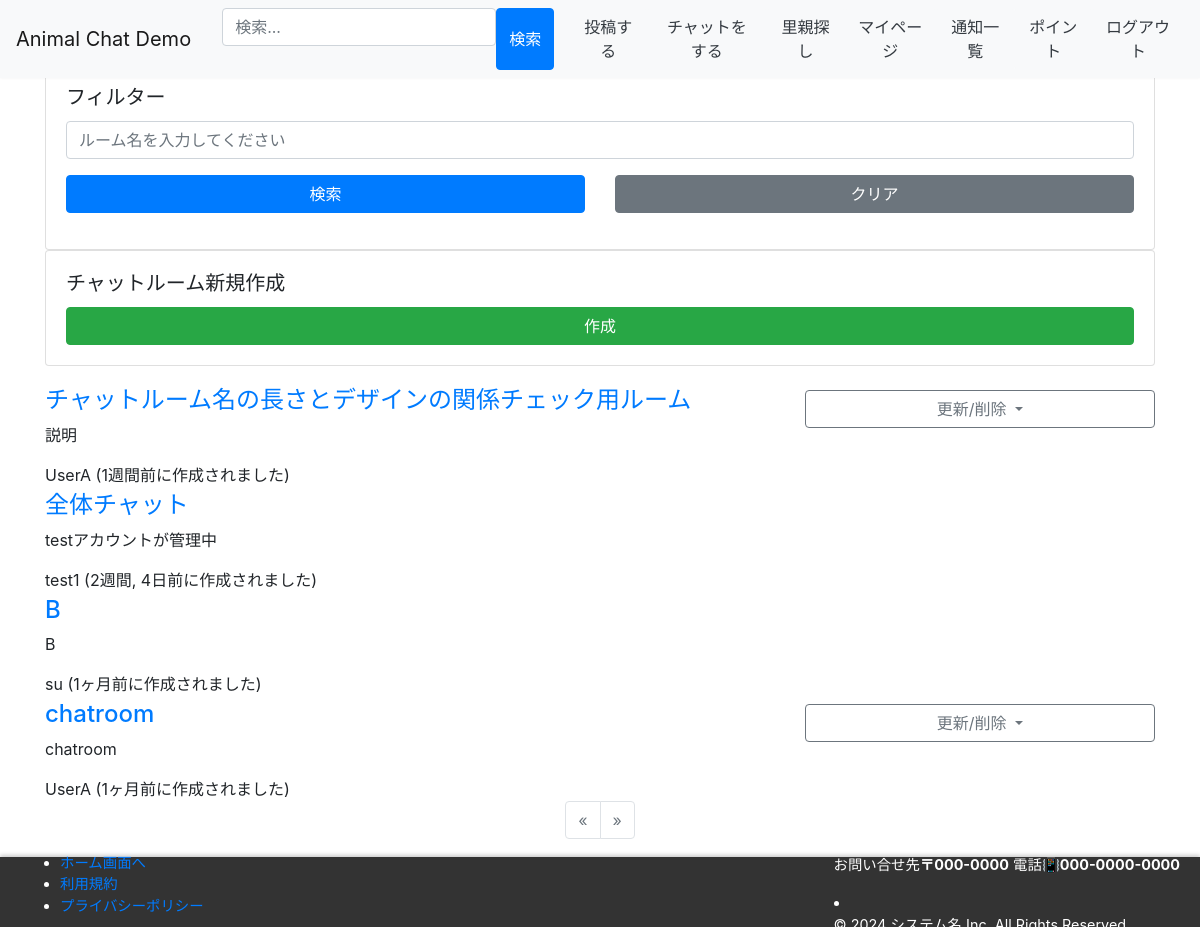
The app's page /chat/ (signed in) with its own data.
### chat/models.py (models this page shows, shortened)
class Room(models.Model):
    host = models.ForeignKey(User, on_delete=models.CASCADE)
    name = models.CharField(gettext_lazy('ルーム名'), max_length=64)
    description = models.TextField(gettext_lazy('説明文'), max_length=128)
    participants = models.ManyToManyField(User, related_name='rooms', verbose_name=gettext_lazy('参加者を選択'), blank=True)
    created_at = models.DateTimeField(gettext_lazy('Created time'), default=timezone.now)
    objects = RoomQueryset.as_manager()

### accounts/models.py (models this page shows)
class User(AbstractBaseUser, PermissionsMixin):
    screen_name = models.CharField(
        gettext_lazy('アカウント名'),
        max_length=128,
        default='',
        blank=True,
        help_text=gettext_lazy('128文字以内で入力してください'),
    )
    email = models.EmailField(gettext_lazy('メールアドレス'), unique=True)
    is_staff = models.BooleanField(
        gettext_lazy('staff status'),
        default=False,
        help_text=gettext_lazy('Designates whether the user can log into this admin site.'),
    )
    is_active = models.BooleanField(
        gettext_lazy('active'),
        default=True,
        help_text=gettext_lazy(
            'Designates whether this user should be treated as active. Unselect this instead of deleting accounts.'
        ),
    )
    date_joined = models.DateTimeField(gettext_lazy('date joined'), default=timezone.now)
    objects = CustomUserManager()
    points = models.IntegerField(
        default=0,
        blank=True,
        null=True,
    )
    pt_give = models.IntegerField(
        default=0,
        blank=True,
        null=True,
    )
    icon = models.ImageField(
        upload_to='icon/post',
        verbose_name='画像',
        null=True,
        blank=True
    )
    USERNAME_FIELD = 'email'
    REQUIRED_FIELDS = []
    class Meta:
        verbose_name = gettext_lazy('user')
        verbose_name_plural = gettext_lazy('users')
    def __str__(self):
        return self.__unicode__()
    def __unicode__(self):
        return self.screen_name or self.email

### chat/views.py (the view)
# urls.py: path('', views.Index.as_view(), name='index'),
class Index(LoginRequiredMixin, ListView):
    model = models.Room
    template_name = 'chat/index.html'
    context_object_name = 'rooms'
    pagenate_by = 10
    def get_queryset(self):
        queryset = super().get_queryset()
        form = forms.SearchForm(self.request.GET or None)
        keywords = form.get_keywords()
        return queryset.filtering(user=self.request.user, keywords=keywords)
    def get_context_data(self, **kwargs):
        context = super().get_context_data(**kwargs)
        context['search_form'] = forms.SearchForm(self.request.GET or None)
        return context

### chat/forms.py
class SearchForm(forms.Form):
    keywords = forms.CharField(
        label=gettext_lazy('keywords (split space)'),
        required=False,
        widget=forms.TextInput(attrs={
            'placeholder': gettext_lazy('ルーム名を入力してください'),
            'class': 'form-control',
        }),
    )
    def get_keywords(self):
        init_keywords = ''
        keywords = init_keywords
        if self.is_valid():
            keywords = self.cleaned_data.get('keywords', init_keywords)
        return keywords

### chat/models.py (called while the page is built)
    def _related_user(self, user=None):
        try:
            queryset = self.filter(models.Q(host=user) | models.Q(participants__in=[user.pk]))
        except:
            queryset = self
        return queryset

    def filtering(self, user=None, keywords='', order='-created_at'):
        words = keywords.split()
        queryset = self._related_user(user=user)
        if words:
            condition = reduce(operator.or_, (models.Q(name__icontains=word) for word in words))
            queryset = queryset.filter(condition)
        return queryset.order_by(order).distinct()

### templates/chat/index.html (shortened to what this page needs)
{% extends 'base.html' %}
{% load humanize %}
{% block content %}
<div class="row justify-content-center">
    <div class="col-12">
        <div class="card">
            <div class="card-body">
                <h5 class="card-title">フィルター</h5>
                <form action="", method="GET">
                    <div class="form-group row">
                        <div class="col-12">
                            {{ search_form.keywords }}
                        </div>
                    </div>
                    <div class="form-group row">
                        <div class="col-12 col-sm-12 col-md-12 col-lg-6 col-xl-6">
                            <button type="submit" class="btn btn-primary btn-block">検索</button>
                        </div>
                        <div class="col-12 col-sm-12 col-md-12 col-lg-6 col-xl-6">
                            <a href="{% url 'chat:index' %}" class="btn btn-secondary btn-block">クリア</a>
                        </div>
                    </div>
                </form>
            </div>
        </div>
    </div>
</div>
<div class="row justify-content-center">
    <div class="col-12">
        <div class="card">
            <div class="card-body">
                <h5 class="card-title">チャットルーム新規作成</h5>
                <div class="row">
                    <div class="col-12">
                        <a href="{% url 'chat:create_room' %}" class="btn btn-success btn-block">作成</a>
                    </div>
                </div>
            </div>
        </div>
    </div>
</div>
<div class="row justify-content-center mt-3">
    <div class="col-12">
        <section>
        {% for room in rooms %}
            <article>
                <div class="row">
                    <div class="col-8">
                        <h4 class="h4 mt-1"><a href="{% url 'chat:enter_room' room.pk %}">{{ room.name }}</a></h4>
                        <p>{{ room.description }}</p>
                        <div>
                            <span>{{ room.host|stringformat:"s" }}</span>
                            <time datetime="{{ room.created_at|date:'Y-m-d' }}">({{ room.created_at|naturaltime }}に作成されました)</time>
                        </div>
                    </div>
                    <div class="col-4">
                    {% if room.host.pk == user.pk %}
                        <div class="dropdown mt-2">
                            <a class="btn btn-outline-secondary btn-block dropdown-toggle" href="#" role="button"
                                id="dropdownMenuLink{{ forloop.counter }}" data-toggle="dropdown" aria-haspopup="true" aria-expanded="false">
                                更新/削除
                            </a>
                        </div>
                    {% endif %}
                    </div>
                </div>
            </article>
        {% empty %}
            <article>
                <p>No rooms exists.</p>
            </article>
        {% endfor %}
        </section>
    </div>
</div>
{% if rooms %}
<div class="row justify-content-center">
    <div class="col-12">
{% include "pagination.html" %}
    </div>
</div>
{% endif %}
{% endblock %}

### records on screen
Room: name "チャットルーム名の長さとデザインの関係チェック用ルーム", description "説明", host "UserA", created_at "1週間前"
Room: name "全体チャット", description "testアカウントが管理中", host "test1", created_at "2週間, 4日前"
Room: name "B", description "B", host "su", created_at "1ヶ月前"
Room: name "chatroom", description "chatroom", host "UserA", created_at "1ヶ月前"
